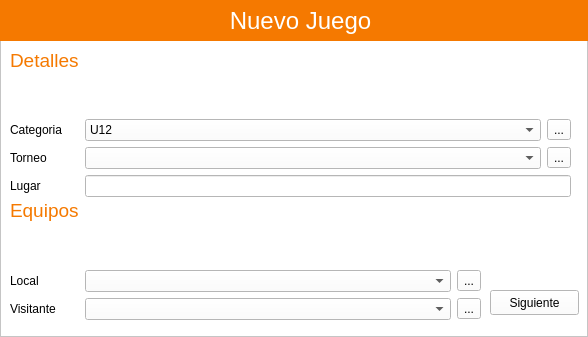
<?xml version="1.0" encoding="UTF-8"?>
<ui version="4.0">
 <class>Form</class>
 <widget class="QWidget" name="Form">
  <property name="geometry">
   <rect>
    <x>0</x>
    <y>0</y>
    <width>588</width>
    <height>337</height>
   </rect>
  </property>
  <property name="windowTitle">
   <string/>
  </property>
  <widget class="QFrame" name="frame">
   <property name="geometry">
    <rect>
     <x>0</x>
     <y>0</y>
     <width>588</width>
     <height>337</height>
    </rect>
   </property>
   <property name="minimumSize">
    <size>
     <width>588</width>
     <height>337</height>
    </size>
   </property>
   <property name="maximumSize">
    <size>
     <width>588</width>
     <height>337</height>
    </size>
   </property>
   <property name="styleSheet">
    <string notr="true">background-color: rgb(255, 255, 255);</string>
   </property>
   <property name="frameShape">
    <enum>QFrame::StyledPanel</enum>
   </property>
   <property name="frameShadow">
    <enum>QFrame::Raised</enum>
   </property>
   <widget class="QWidget" name="formLayoutWidget">
    <property name="geometry">
     <rect>
      <x>10</x>
      <y>190</y>
      <width>471</width>
      <height>130</height>
     </rect>
    </property>
    <layout class="QFormLayout" name="formLayout">
     <item row="0" column="0">
      <widget class="QLabel" name="label_4">
       <property name="font">
        <font>
         <pointsize>14</pointsize>
        </font>
       </property>
       <property name="styleSheet">
        <string notr="true">color: rgb(245, 121, 0);</string>
       </property>
       <property name="text">
        <string>Equipos</string>
       </property>
      </widget>
     </item>
     <item row="0" column="1">
      <spacer name="verticalSpacer_2">
       <property name="orientation">
        <enum>Qt::Vertical</enum>
       </property>
       <property name="sizeHint" stdset="0">
        <size>
         <width>20</width>
         <height>40</height>
        </size>
       </property>
      </spacer>
     </item>
     <item row="1" column="0">
      <widget class="QLabel" name="label_2">
       <property name="text">
        <string>Local</string>
       </property>
      </widget>
     </item>
     <item row="2" column="0">
      <widget class="QLabel" name="label_3">
       <property name="text">
        <string>Visitante</string>
       </property>
      </widget>
     </item>
     <item row="1" column="1">
      <layout class="QHBoxLayout" name="horizontalLayout_4">
       <item>
        <widget class="QComboBox" name="comboBox_3"/>
       </item>
       <item>
        <widget class="QToolButton" name="toolButton_3">
         <property name="text">
          <string>...</string>
         </property>
        </widget>
       </item>
      </layout>
     </item>
     <item row="2" column="1">
      <layout class="QHBoxLayout" name="horizontalLayout_5">
       <item>
        <widget class="QComboBox" name="comboBox_4"/>
       </item>
       <item>
        <widget class="QToolButton" name="toolButton_4">
         <property name="text">
          <string>...</string>
         </property>
        </widget>
       </item>
      </layout>
     </item>
    </layout>
   </widget>
   <widget class="QWidget" name="formLayoutWidget_2">
    <property name="geometry">
     <rect>
      <x>10</x>
      <y>40</y>
      <width>561</width>
      <height>157</height>
     </rect>
    </property>
    <layout class="QFormLayout" name="formLayout_2">
     <property name="labelAlignment">
      <set>Qt::AlignLeading|Qt::AlignLeft|Qt::AlignVCenter</set>
     </property>
     <item row="0" column="0">
      <widget class="QLabel" name="label_5">
       <property name="font">
        <font>
         <pointsize>14</pointsize>
        </font>
       </property>
       <property name="styleSheet">
        <string notr="true">color: rgb(245, 121, 0);</string>
       </property>
       <property name="text">
        <string>Detalles</string>
       </property>
      </widget>
     </item>
     <item row="0" column="1">
      <spacer name="verticalSpacer">
       <property name="orientation">
        <enum>Qt::Vertical</enum>
       </property>
       <property name="sizeHint" stdset="0">
        <size>
         <width>20</width>
         <height>40</height>
        </size>
       </property>
      </spacer>
     </item>
     <item row="1" column="0">
      <widget class="QLabel" name="label_8">
       <property name="text">
        <string>Categoria</string>
       </property>
      </widget>
     </item>
     <item row="2" column="0">
      <widget class="QLabel" name="label_6">
       <property name="text">
        <string>Torneo</string>
       </property>
      </widget>
     </item>
     <item row="2" column="1">
      <layout class="QHBoxLayout" name="horizontalLayout">
       <item>
        <widget class="QComboBox" name="comboBox"/>
       </item>
       <item>
        <widget class="QToolButton" name="toolButton">
         <property name="text">
          <string>...</string>
         </property>
        </widget>
       </item>
      </layout>
     </item>
     <item row="4" column="0">
      <widget class="QLabel" name="label_9">
       <property name="text">
        <string>Lugar</string>
       </property>
      </widget>
     </item>
     <item row="4" column="1">
      <widget class="QLineEdit" name="lineEdit"/>
     </item>
     <item row="1" column="1">
      <layout class="QHBoxLayout" name="horizontalLayout_2">
       <item>
        <widget class="QComboBox" name="comboBox_2">
         <item>
          <property name="text">
           <string>U12</string>
          </property>
         </item>
         <item>
          <property name="text">
           <string>U14</string>
          </property>
         </item>
         <item>
          <property name="text">
           <string>U15</string>
          </property>
         </item>
        </widget>
       </item>
       <item>
        <widget class="QToolButton" name="toolButton_2">
         <property name="text">
          <string>...</string>
         </property>
        </widget>
       </item>
      </layout>
     </item>
    </layout>
   </widget>
   <widget class="QPushButton" name="pushButton">
    <property name="geometry">
     <rect>
      <x>490</x>
      <y>290</y>
      <width>89</width>
      <height>25</height>
     </rect>
    </property>
    <property name="text">
     <string>Siguiente</string>
    </property>
   </widget>
   <widget class="QLabel" name="label">
    <property name="geometry">
     <rect>
      <x>0</x>
      <y>0</y>
      <width>601</width>
      <height>41</height>
     </rect>
    </property>
    <property name="font">
     <font>
      <pointsize>18</pointsize>
     </font>
    </property>
    <property name="styleSheet">
     <string notr="true">background-color: rgb(245, 121, 0);
color: rgb(255, 255, 255);</string>
    </property>
    <property name="text">
     <string>Nuevo Juego</string>
    </property>
    <property name="alignment">
     <set>Qt::AlignCenter</set>
    </property>
   </widget>
  </widget>
 </widget>
 <resources/>
 <connections/>
</ui>
